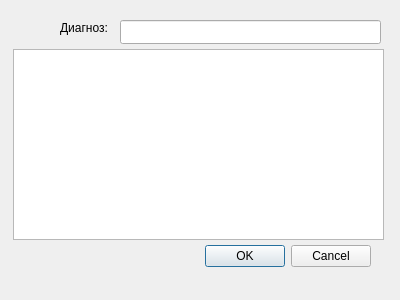
<?xml version="1.0" encoding="UTF-8"?>
<ui version="4.0">
 <class>DiagnosisDialog</class>
 <widget class="QDialog" name="DiagnosisDialog">
  <property name="geometry">
   <rect>
    <x>0</x>
    <y>0</y>
    <width>400</width>
    <height>300</height>
   </rect>
  </property>
  <property name="windowTitle">
   <string>Dialog</string>
  </property>
  <widget class="QDialogButtonBox" name="buttonBox">
   <property name="geometry">
    <rect>
     <x>30</x>
     <y>240</y>
     <width>341</width>
     <height>32</height>
    </rect>
   </property>
   <property name="orientation">
    <enum>Qt::Horizontal</enum>
   </property>
   <property name="standardButtons">
    <set>QDialogButtonBox::Cancel|QDialogButtonBox::Ok</set>
   </property>
  </widget>
  <widget class="QLabel" name="label">
   <property name="geometry">
    <rect>
     <x>60</x>
     <y>20</y>
     <width>49</width>
     <height>16</height>
    </rect>
   </property>
   <property name="text">
    <string>Диагноз:</string>
   </property>
  </widget>
  <widget class="QLineEdit" name="lineEdit">
   <property name="geometry">
    <rect>
     <x>120</x>
     <y>20</y>
     <width>261</width>
     <height>24</height>
    </rect>
   </property>
  </widget>
  <widget class="QTextEdit" name="textEdit">
   <property name="geometry">
    <rect>
     <x>13</x>
     <y>49</y>
     <width>371</width>
     <height>191</height>
    </rect>
   </property>
  </widget>
 </widget>
 <resources/>
 <connections>
  <connection>
   <sender>buttonBox</sender>
   <signal>accepted()</signal>
   <receiver>DiagnosisDialog</receiver>
   <slot>accept()</slot>
   <hints>
    <hint type="sourcelabel">
     <x>248</x>
     <y>254</y>
    </hint>
    <hint type="destinationlabel">
     <x>157</x>
     <y>274</y>
    </hint>
   </hints>
  </connection>
  <connection>
   <sender>buttonBox</sender>
   <signal>rejected()</signal>
   <receiver>DiagnosisDialog</receiver>
   <slot>reject()</slot>
   <hints>
    <hint type="sourcelabel">
     <x>316</x>
     <y>260</y>
    </hint>
    <hint type="destinationlabel">
     <x>286</x>
     <y>274</y>
    </hint>
   </hints>
  </connection>
 </connections>
</ui>
